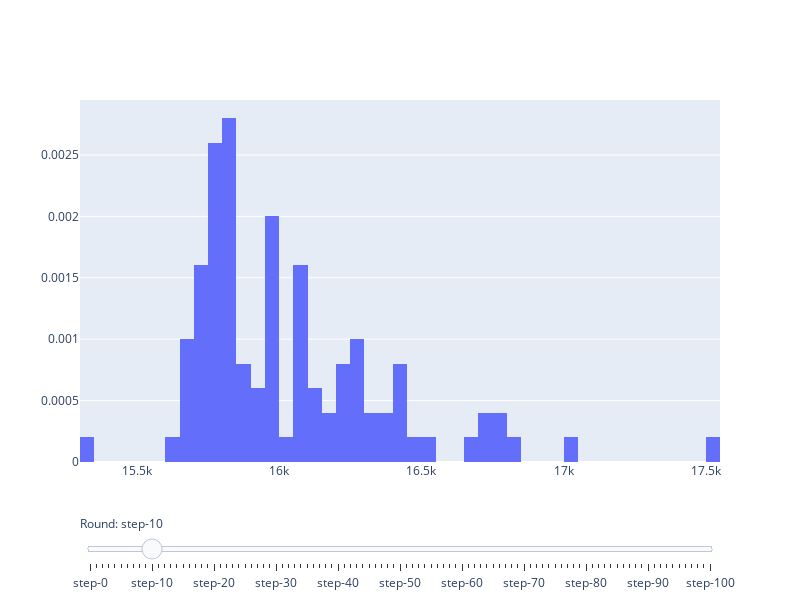

Here is the notebook cell this chart was saved with:
### Code cell
num_people = 100
interest_rate = 0.05
scaling_factor = 1
iteration_time = 100

simulation = InvestmentSimulation(num_people, interest_rate, scaling_factor, iteration_time)
simulation.simulate_society()
simulation.plot_wealth_distribution()
